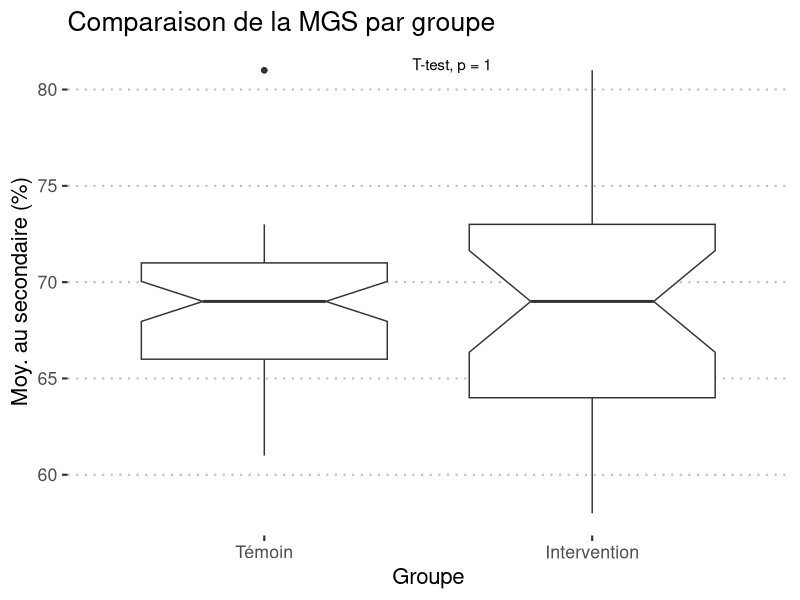
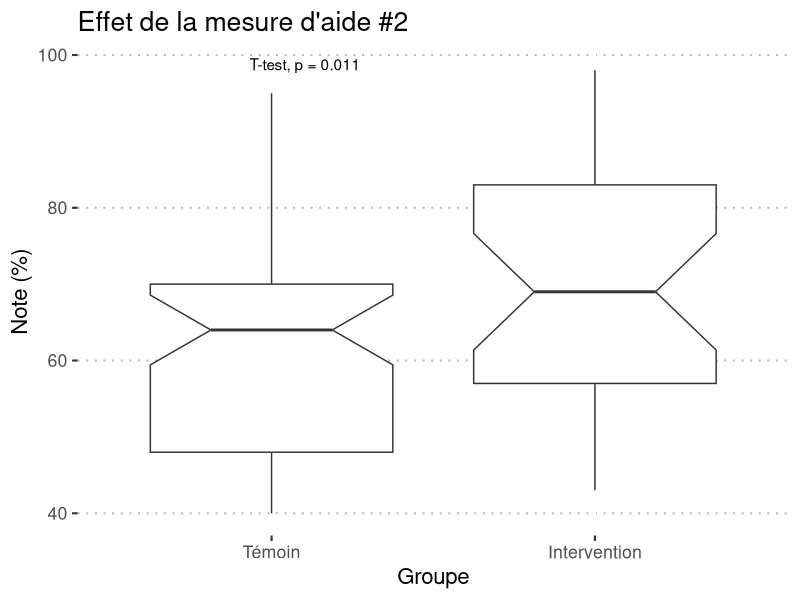

R code for these plots, in order:
# Atelier d'intro à l'analyse quantitative de données d'éducation
# Vignette: Évaluation d'une mesure d'aide par méthode de pairage
#           (scores de propension)
#
# Par G. Loignon
# loignon.guillaume@uqam.ca
#
# Printemps 2023
#
# Note: le fichier utilisé est plus volumineux (N = 1181) afin que
# l'algo de pairage puisse trouver des élèves qui ont des
# caractéristiques similaires à notre groupe expérimental (mesure 2)

library(tidyverse)

df_mega_simul <- read_csv("data/mega_simul_1.csv")  # données simulées 

# créer des variables dichotomiques (dummy) pour le statut
df_mega_simul$est_mesure_1 <- df_mega_simul$statut == "mesure_1"
df_mega_simul$est_mesure_2 <- df_mega_simul$statut == "mesure_2"

# petites vérifications
table(df_mega_simul$statut)
table(df_mega_simul$est_mesure_1)
table(df_mega_simul$est_mesure_2)

# matching pour la mesure 2 ----
match_mesure_2 <-
  MatchIt::matchit(
    data = df_mega_simul,
    est_mesure_2 ~ mgs + age + genre + situation_handicap,
    exact = ~ est_mesure_1,  # variable qui doit être pairée exactement, dans ce cas on ne veut pas que le "match" soit avec des élèves du groupe mesure_1
    ratio = 2 # va pairer chaque élève du groupe mesure_2 à deux élèves du groupe pas_mesure
  )
match_mesure_2

# va reconstituer un data frame pairé à partir du résultat de matchit
  # on utilise ici le score de propension pour aller chercher les élèves qui ressemblent le plus
  # aux élèves de notre groupe expérimental
df_match_mesure_2 <-
  MatchIt::get_matches(match_mesure_2, data = df_mega_simul, distance = "prop.score")

table(df_match_mesure_2$est_mesure_2)  # vérification: FALSE devrait être un ratio de TRUE
                                       # tel que spécifié dans le paramètre ratio de 
                                       # la fonction matchit()

# validation du pairage
ggplot(data = df_match_mesure_2, aes(x = est_mesure_2, y = mgs)) +
  geom_boxplot(notch = T) +
  labs(
    title = "Comparaison de la MGS par groupe",
    x = "Groupe",
    y = "Moy. au secondaire (%)") +
  scale_x_discrete(labels = c("FALSE" = "Témoin", "TRUE" = "Intervention"))+
  ggpubr::stat_compare_means(method = "t.test", label.x = 1.5) +
  ggpubr::theme_pubclean(base_size = 16)

# évaluation de la mesure d'aide 2
ggplot(data = df_match_mesure_2, aes(x = est_mesure_2, y = note_francais)) +
  geom_boxplot(notch = T) +
  labs(
    title = "Effet de la mesure d'aide #2",
    x = "Groupe",
    y = "Note (%)") +
  scale_x_discrete(labels = c("FALSE" = "Témoin", "TRUE" = "Intervention")) +
  ggpubr::stat_compare_means(method = "t.test", label.x = 1) +
  ggpubr::theme_pubclean(base_size = 16)
